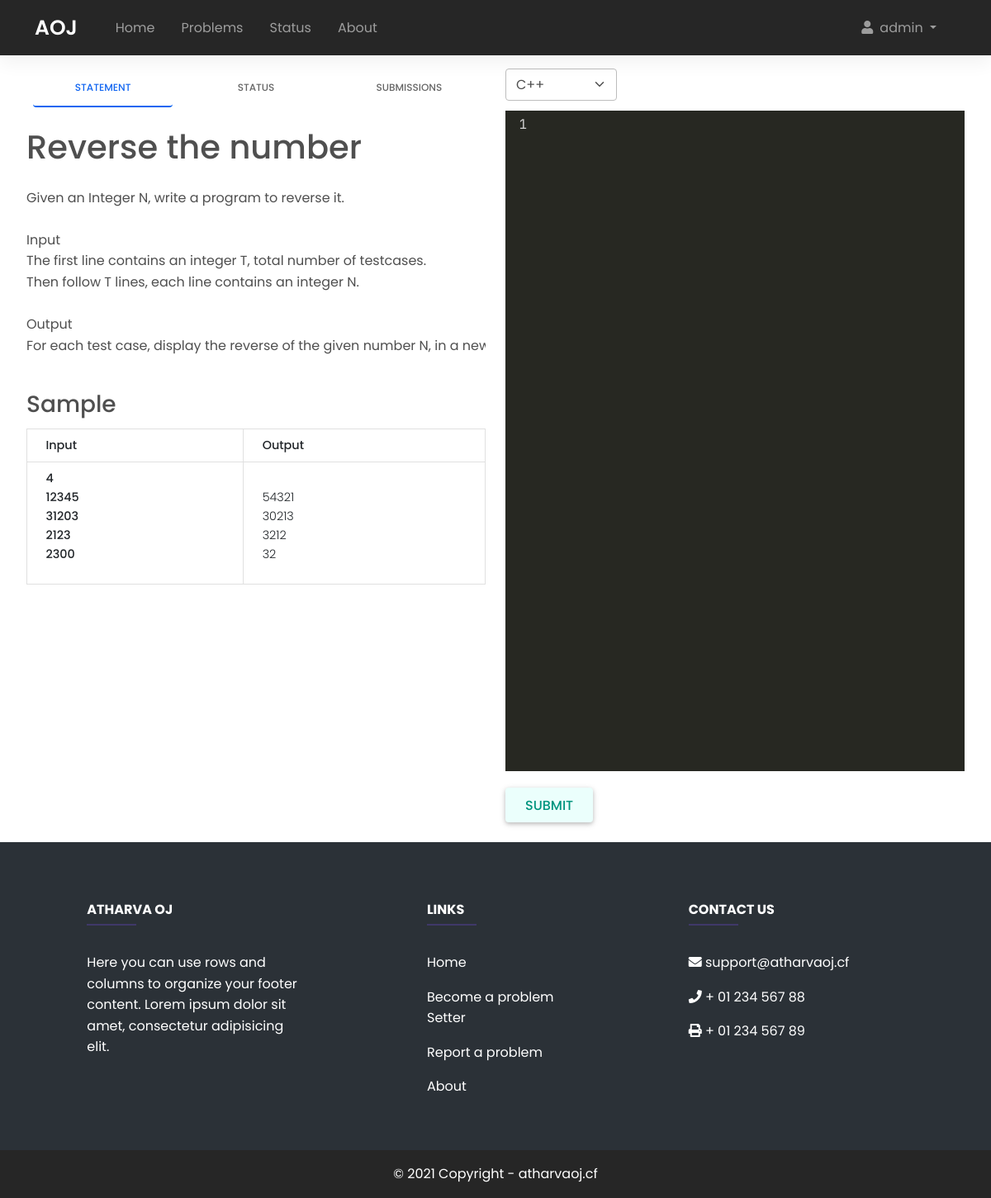
/problems/5 (signed in), run on the app's committed database.
### judge/models.py (models this page shows, shortened)
class Problems(models.Model):
    title = models.TextField()
    problem_statement = models.TextField()
    input_data = models.TextField()
    output_data = models.TextField()
    test_cases = models.TextField()
    correct_output = models.TextField()
    difficulty = models.IntegerField()
    time_limit = models.IntegerField() #inseconds
    class Meta:
        verbose_name_plural = "Problems"

### judgeapi/views.py (the view, shortened to what this page needs)
# urls.py: path('<int:problem_id>', views.problem_page)
def problem_page(request, problem_id):
    form = editorForm()
    problem = Problems.objects.get(id=problem_id)
    title = problem.title
    statement = problem.problem_statement
    test_cases = problem.test_cases
    correct_output = problem.correct_output
    time_limit = problem.time_limit
    sample_input = problem.input_data
    sample_output = problem.output_data
    chck = False
    submissionHistory = Submissions.objects.filter(user=request.user,problemid=problem_id)
    return render(request, "pages/problempage.html", {
        'title': title,
        'statement': statement,
        'sample_input': sample_input,
        'sample_output': sample_output,
        'timelimit': time_limit,
        'formx': form,
        'check': chck,
        'history': submissionHistory
    }  , status=200)

### judge/forms.py
class editorForm(forms.Form):
    langs = (
    ('1', 'C++'),
    ('0', 'C'),
    ('2', 'Java'),
    ('3', 'Python'),
    ('4', 'JavaScript'),
    )
    language = ChoiceField(widget=forms.Select(attrs={'class':'form-select','id':'lang', 'onChange':'selectMode()', 'style':'width:auto;margin-bottom:12px;'}), choices=langs, label='')
    sourcecode = forms.CharField(widget=forms.Textarea(attrs={'id':'source'}), label='')

### templates/pages/problempage.html (shortened to what this page needs)
{% extends 'base.html' %}
{% block content %}
{% include 'navbar.html' %}
<link href="/static/css/codemirror.css" rel="stylesheet"/>
<link href="/static/css/monokai.css" rel="stylesheet"/>
<div class="row mt-3" style="margin-left: 20px;margin-right: 20px;" >
    <div class="col-md-6" >
<ul class="nav nav-tabs nav-justified mb-3" id="ex1" role="tablist">
  <li class="nav-item" role="presentation">
    <a
      class="nav-link active"
      id="ex3-tab-1"
      data-mdb-toggle="tab"
      href="#ex3-tabs-1"
      role="tab"
      aria-controls="ex3-tabs-1"
      aria-selected="true"
      >Statement</a
    >
  </li>
  <li class="nav-item" role="presentation">
    <a
      class="nav-link"
      id="ex3-tab-2"
      data-mdb-toggle="tab"
      href="#ex3-tabs-2"
      role="tab"
      aria-controls="ex3-tabs-2"
      aria-selected="false"
      >Status</a
    >
  </li>
  <li class="nav-item" role="presentation">
    <a
      class="nav-link"
      id="ex3-tab-3"
      data-mdb-toggle="tab"
      href="#ex3-tabs-3"
      role="tab"
      aria-controls="ex3-tabs-3"
      aria-selected="false"
      >Submissions</a
    >
  </li>
</ul>
<div class="tab-content" id="ex2-content">
  <div
    class="tab-pane fade show active"
    id="ex3-tabs-1"
    role="tabpanel"
    aria-labelledby="ex3-tab-1"
  >
   <h1 style="margin: 25px 0px;">{{title}}</h1>
   <pre style="word-wrap: break-word; font-family: 'Poppins'; font-size: 1rem;">{{statement}} </pre> <br>
    <h3> Sample </h3>
            <div class="table-responsive" style="margin-top:12px;">
        <table class="table table-bordered table-sm ">
            <thead>
            <tr>
                <th scope="col">Input</th>
                <th scope="col">Output</th>
            </tr>
            </thead>
            <tbody>
            <tr>
                <th scope="row">{{sample_input|linebreaks}}</th>
                <td> <br> {{sample_output|linebreaks}} </td>
            </tr>
            </tbody>
        </table>
        </div>
  </div>
</div>
    </div>
    <div class="col-md-6">
    <form method="POST" action="">
    {{formx}}
    <input onclick=spinner() type="submit" class="btn is-primary ripple">
    </form>
    </div>
</div>
{% include 'footer.html' %}
{% endblock content %}

### templates/navbar.html (shortened to what this page needs)
<header class="menu-bar">
    <nav class="navbar navbar-expand-lg bg-dark navbar-dark">
      <div class="container-fluid">
        <a class="navbar-brand" href="#">AOJ</a>
        <div class="collapse navbar-collapse" id="navbarSupportedContent">
          <ul class="navbar-nav me-auto mb-2 mb-lg-0">
            {% with request.resolver_match.url_name as url_name %}
            <li class="nav-item ripple">
              <a class="nav-link {% if url_name == 'home' %}active{% endif %}" href="/">Home</a>
            </li>
            <li class="nav-item ripple">
              <a class="nav-link waves-effect waves-light {% if url_name == 'problem_list' %}active{% endif %}" href="/problems">Problems</a>
            </li>
            <li class="nav-item ripple">
              <a class="nav-link {% if url_name == 'status' %}active{% endif %}" href="#">Status</a>
            </li>
            <li class="nav-item ripple {% if url_name == 'about' %}active{% endif %}">
              <a class="nav-link" href="#">About</a>
            </li>
            {% endwith %}
          </ul>
          <ul class="navbar-nav ms-auto d-flex flex-row me-3" id="fix">
            {% if request.user.is_authenticated %}
            <li class="nav-item me-3 me-lg-0 dropdown">
              <a
                class="nav-link dropdown-toggle ripple"
                href="#"
                id="navbarDropdownmenuLink"
                role="button"
                data-mdb-toggle="dropdown"
                aria-expanded="false"
              >
                <i class="fas fa-user"></i
                ><span class="usr">{{request.user}}</span>
              </a>
            </li>
            {% endif %}
          </ul>
        </div>
      </div>
    </nav>
  </header>

### static/css/main.css (style rules this page uses)
.menu-bar .navbar-brand { font-weight: 600; font-size: 25px; margin: 0 30px; }
.nav-item { margin: 0 0.5rem; }
.nav-link { padding: 0.7rem 1rem; }
.nav-item .active { background: rgba(255,255,255,.1); border-radius: 0.25rem; }
#navbarSupportedContent { margin-right: 30px; }
.usr { margin-left: 8px; }
body { font-family: 'Poppins', sans-serif; }
.is-primary { background-color: #ebfffc; color: #00947e; font-size: 1rem; }

### data on the page
Problems: title "Reverse the number", problem_statement "Given an Integer N, write a program to reverse it. Input The first line contains an integer T, total number of testcases. Then follow T lines, each line contains an integer N. Output For each test case, display the reverse of the given number N, in a…", input_data "4 12345 31203 2123 2300", output_data "54321 30213 3212 32"

### other printed values
{{ request.user }} "admin"
